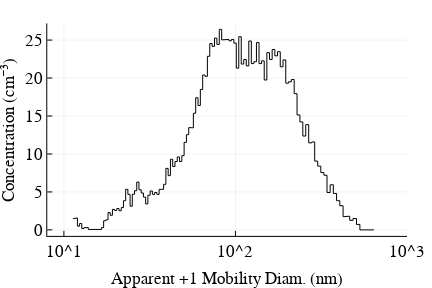

Notebook cell for this chart:
### Markdown cell above
The response function is computed from the 10 Hz raw count data. The raw counts falling within a bin are summed together. Concentration is computed from the number of milliseconds in each bin. The coincidence corrected concentration is obtained using Eq. (11) in Collins et al. (2003) <br><br>

<center> $N_a = \frac{-W(-N_m Q_{cpc}\tau)}{Q_{cpc}\tau}$ </center> 

where $N_a$ is the coincidence corrected concentration, $N_m$ is the measured raw concentration, $Q_{cpc}$ is the volumetric CPC flow rate, $\tau$ is the beam transit time, and $W$ is the zero branch of the LambertW function. Here $\tau = 0.4\mu s$, where the value is for the TSI 3010 CPC and obtained from the manufacturer manual.

### Code cell
Qcpc,τ = 16.6666, 0.4e-6   # 1 L min-1 = 16.6666 cm3 s-1, 0.4 μs 
correct = @. x -> -lambertw(-x*Qcpc*τ,0)/(Qcpc*τ)

a,b = size(rawc)
𝕣 = SizeDistribution[]
for j = 1:b
    R = Float64[]
    for i = 1:length(δ.De)-1
        ii = (rawdp .<= δ.De[i]) .& (rawdp .> δ.De[i+1])
        un = rawdp[ii]
        c = rawc[ii,j]
        Nm = length(c) > 0 ? sum(c)./(length(c)*1.6666) : 0
        Na = correct(Nm)
        push!(R,Na)
    end
    push!(𝕣, SizeDistribution([],δ.De,δ.Dp,δ.ΔlnD,R./δ.ΔlnD,R,:raw))
end

j = 110  # plot example distribtution
figure("Nimbus Sans L", 2, 3, 2, 8)
p = plot(𝕣[j].Dp, 𝕣[j].N,xaxis = :log10,xticks = [10, 100, 1000],lt = :steppre,legend = :none,color = :black,
    ylabel = "Concentration (cm⁻³)", xlim = (8,1000), xlabel = "Apparent +1 Mobility Diam. (nm)", 
    right_margin = 25px, fmt = :svg)

### Figure 1 — Plotly figure (JSON) as saved in the notebook; plotly's stock layout.template omitted (floating-point values rounded to 4 significant figures; data arrays with more than 128 entries replaced by an {"elided": "..."} marker saying what was removed)
{"data": [{"colorbar": {"title": ""}, "hoverinfo": "text", "legendgroup": "y1", "line": {"color": "rgba(0, 0, 0, 1.000)", "dash": "solid", "shape": "linear", "width": 1}, "mode": "lines", "name": "y1", "showlegend": true, "text": {"elided": "239 null values"}, "type": "scatter", "x": {"elided": "239 float values"}, "xaxis": "x1", "y": {"elided": "239 float values"}, "yaxis": "y1", "zmax": 0.1, "zmin": -0.1}], "layout": {"annotations": [], "height": 288, "margin": {"b": 20, "l": 0, "r": 0, "t": 20}, "paper_bgcolor": "rgba(255, 255, 255, 1.000)", "plot_bgcolor": "rgba(255, 255, 255, 1.000)", "showlegend": false, "width": 432, "xaxis": {"anchor": "y1", "domain": [0.1094, 0.9421], "gridcolor": "rgba(0, 0, 0, 0.100)", "gridwidth": 0.5, "linecolor": "rgba(0, 0, 0, 1.000)", "mirror": false, "range": [0.9031, 3], "showgrid": true, "showline": true, "showticklabels": true, "tickangle": 0, "tickcolor": "rgb(0, 0, 0)", "tickfont": {"color": "rgba(0, 0, 0, 1.000)", "family": "Nimbus Sans L", "size": 17}, "tickmode": "array", "ticks": "inside", "ticktext": ["10^1", "10^2", "10^3"], "tickvals": [10, 100, 1000], "title": "Apparent +1 Mobility Diam. (nm)", "titlefont": {"color": "rgba(0, 0, 0, 1.000)", "family": "Nimbus Sans L", "size": 17}, "type": "log", "visible": true, "zeroline": false, "zerolinecolor": "rgba(0, 0, 0, 1.000)"}, "yaxis": {"anchor": "x1", "domain": [0.1294, 0.9863], "gridcolor": "rgba(0, 0, 0, 0.100)", "gridwidth": 0.5, "linecolor": "rgba(0, 0, 0, 1.000)", "mirror": false, "range": [-0.7922, 27.2], "showgrid": true, "showline": true, "showticklabels": true, "tickangle": 0, "tickcolor": "rgb(0, 0, 0)", "tickfont": {"color": "rgba(0, 0, 0, 1.000)", "family": "Nimbus Sans L", "size": 17}, "tickmode": "array", "ticks": "inside", "ticktext": ["0", "5", "10", "15", "20", "25"], "tickvals": [0, 5, 10, 15, 20, 25], "title": "Concentration (cm⁻³)", "titlefont": {"color": "rgba(0, 0, 0, 1.000)", "family": "Nimbus Sans L", "size": 17}, "type": "-", "visible": true, "zeroline": false, "zerolinecolor": "rgba(0, 0, 0, 1.000)"}}}
